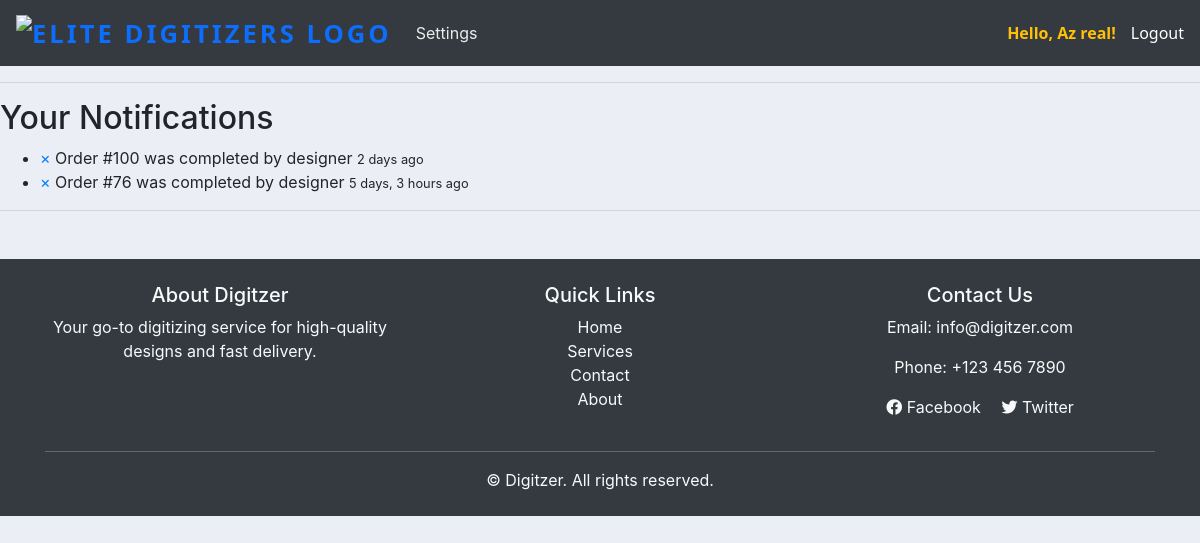
Page /notifications/ (signed in) on the earlier database version.
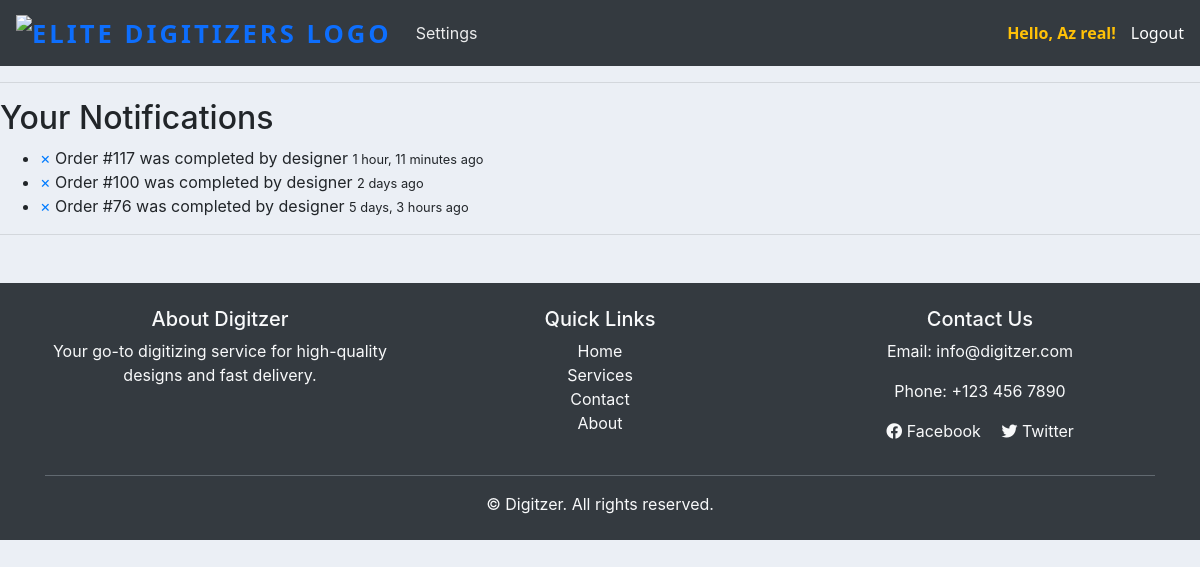
Same page on the later database version.
### accounts/models.py (models this page shows)
class Notification(models.Model):
    user = models.ForeignKey(User, on_delete=models.CASCADE)
    message = models.TextField()
    is_read = models.BooleanField(default=False)
    created_at = models.DateTimeField(auto_now_add=True)
    order = models.ForeignKey(Order, null=True, blank=True, on_delete=models.SET_NULL)

### accounts/views.py (the view)
# urls.py: path('notifications/', views.view_notifications, name='view-notifications'),
@login_required
def view_notifications(request):
    notifications = Notification.objects.filter(user=request.user).order_by('-created_at')
    return render(request, 'accounts/notifications.html', {'notifications': notifications})

### templates/accounts/notifications.html
{% extends 'accounts/main.html' %}
{% block content %}
<h2>Your Notifications</h2>
<ul class="notification-list">
  {% for notification in notifications %}
  <li class="{% if not notification.is_read %}unread{% endif %}">
    <a href="{% url 'mark-notification-read' pk=notification.id %}"
       class="mark-read" data-id="{{ notification.id }}">
      ×
    </a>
    {% if notification.order %}
    <a href="{% url 'order-detail' pk=notification.order.id %}">
      {{ notification.message }}
    </a>
    {% else %}
    {{ notification.message }}
    {% endif %}
    <small>{{ notification.created_at|timesince }} ago</small>
  </li>
  {% empty %}
  <li>No notifications</li>
  {% endfor %}
</ul>
{% endblock %}

Differences in the rows shown:
added Notification: message "Order #117 was completed by designer", created_at "1 hour, 11 minutes"
